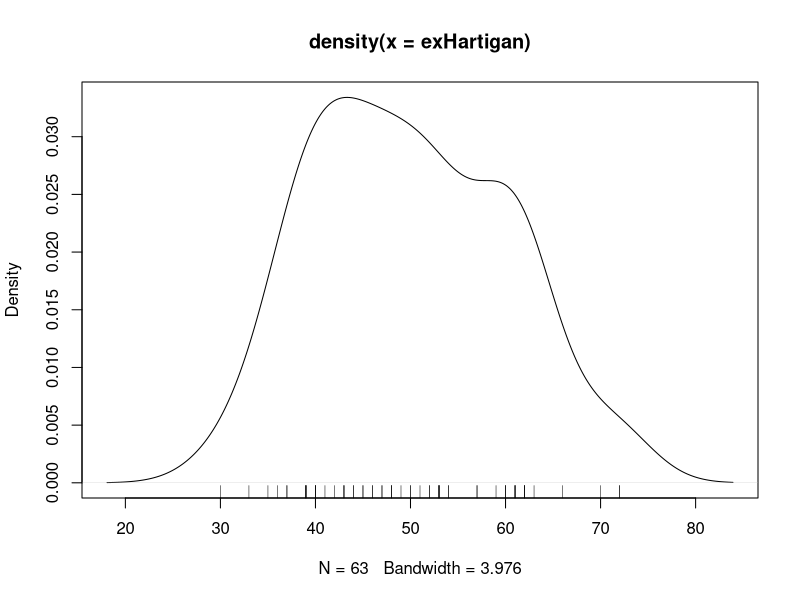

Write the R code that produced this figure.
library(diptest)


### Name: exHartigan
### Title: Hartigan's Artificial n-modal Example Data Set
### Aliases: exHartigan
### Keywords: data

### ** Examples

data(exHartigan)
plot(dH <- density(exHartigan))
rug(exHartigan)# should jitter
